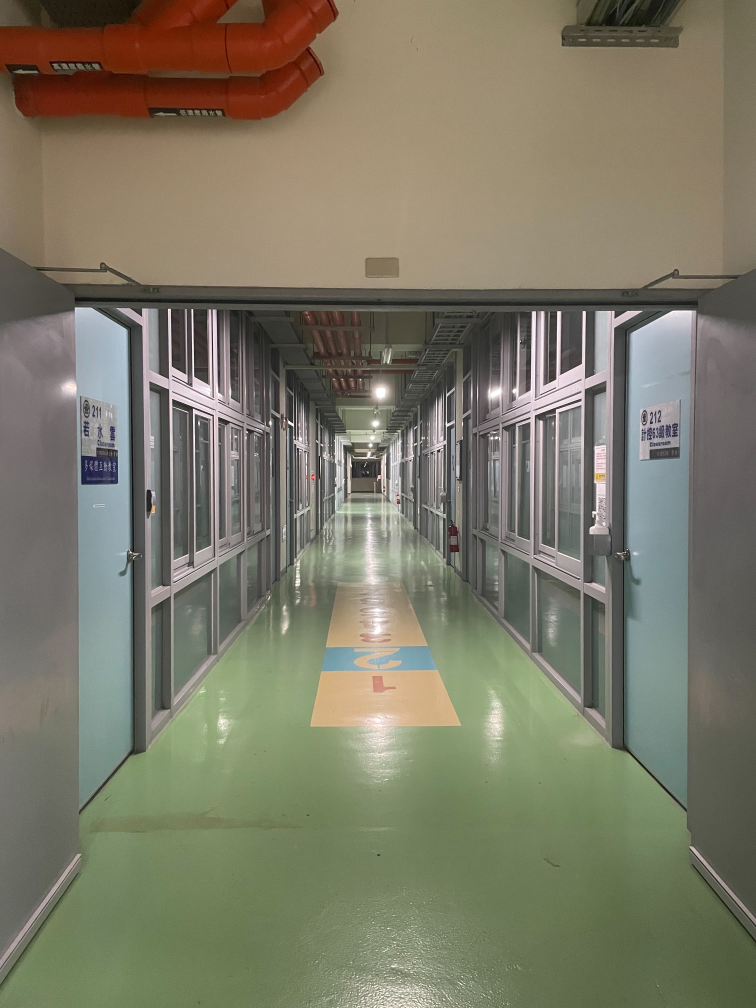
#> input picture Computer_vision_hw/Vanish point/image.jpg, 3024 x 4032 px, found by its file name (shown at 1/4 size)
$ python Vanish_point.py
#> lines starting #> are read from the running program, lines starting #| are printed output that depends on the picture
import cv2
import numpy as np
import random
import math
import os

def weighted_median(data, weights):
    sorted_pairs = sorted(zip(data, weights), key=lambda x: x[0])
    total_weight = sum(weights)
    cumulative_weight = 0
    for value, weight in sorted_pairs:
        cumulative_weight += weight
        if cumulative_weight >= total_weight / 2:
            return value
    return sorted_pairs[-1][0]

def point_to_line_distance(x0, y0, x1, y1, x2, y2):
    # 點(x0,y0) 到線段(x1,y1)-(x2,y2)的距離
    numerator = abs((y2 - y1) * x0 - (x2 - x1) * y0 + x2 * y1 - y2 * x1)
    denominator = math.hypot(y2 - y1, x2 - x1)
    return numerator / denominator if denominator != 0 else float('inf')

def ransac_intersection(lines, threshold=5.0, iterations=200):
    best_inliers = []
    best_point = None

    for _ in range(iterations):
        l1, l2 = random.sample(lines, 2)
        x1, y1, x2, y2 = l1
        x3, y3, x4, y4 = l2

        denom = (x1 - x2)*(y3 - y4) - (y1 - y2)*(x3 - x4)
        if abs(denom) < 1e-6:
            continue

        px = ((x1*y2 - y1*x2)*(x3 - x4) - (x1 - x2)*(x3*y4 - y3*x4)) / denom
        py = ((x1*y2 - y1*x2)*(y3 - y4) - (y1 - y2)*(x3*y4 - y3*x4)) / denom

        inliers = []
        for lx1, ly1, lx2, ly2 in lines:
            dist = point_to_line_distance(px, py, lx1, ly1, lx2, ly2)
            if dist < threshold:
                inliers.append((px, py))

        if len(inliers) > len(best_inliers):
            best_inliers = inliers
            best_point = (px, py)

    return best_point

def find_vanishing_point(image_path, min_line_length=100, angle_threshold=np.pi/6):
#> called with min_line_length = 200, angle_threshold = 0.157
    img = cv2.imread(image_path)
#> img is the input picture: shape (4032, 3024, 3); mean B, G, R 102.5, 121, 123.6
    if img is None:
        print("❌ 無法讀取圖片")
        return

    height, width = img.shape[:2]
#> height = 4032; width = 3024

    gray = cv2.cvtColor(img, cv2.COLOR_BGR2GRAY)
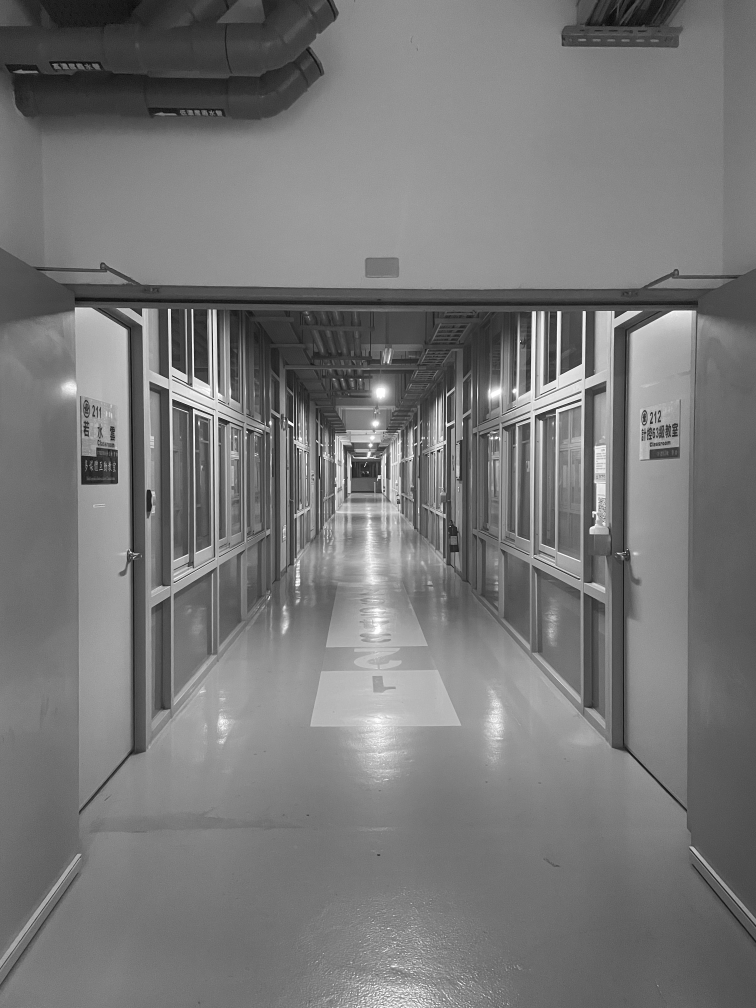
#> gray: shape (4032, 3024) (shown at 1/4 size); min 0, max 255, mean 119.6
    edges = cv2.Canny(gray, 50, 150, apertureSize=3)
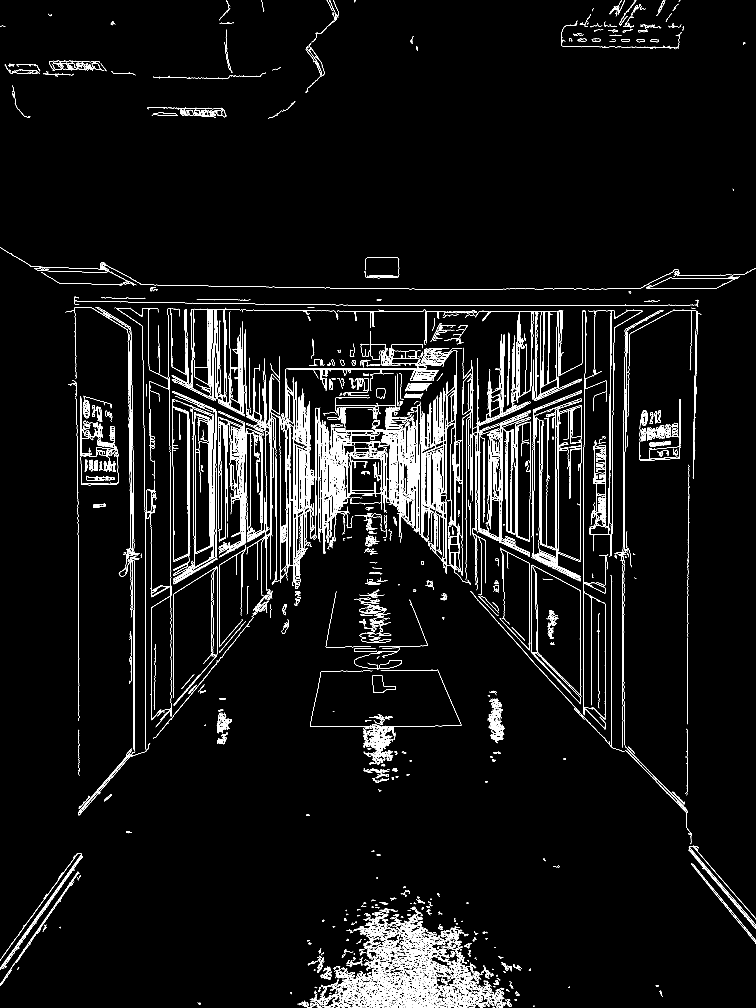
#> edges: shape (4032, 3024) (shown at 1/4 size); 2.8% white in thin lines or dots

    lines = cv2.HoughLinesP(edges, 1, np.pi / 180, threshold=100,
                            minLineLength=min_line_length, maxLineGap=30)
#> lines = 980 rows, first 6: [2126, 2585, 2334, 2793], [1100, 2325, 1406, 1904], [1966, 2460, 2236, 2760], [1059, 1466, 1459, 1895], [2491, 3004, 2491, 2191], [582, 2445, 1296, 1999]

    if lines is None:
        print("❌ 未檢測到線段")
        return

    filtered_lines = []
    for line in lines:
        x1, y1, x2, y2 = line[0]
        dx, dy = x2 - x1, y2 - y1
        if dx == 0 and dy == 0:
            continue

        theta = math.atan2(dy, dx)
        filtered_lines.append((x1, y1, x2, y2, theta))
#> this loop made 980 passes
#> (x1, y1, x2, y2, dx, dy, theta) on passes 1 to 3: (2126, 2585, 2334, 2793, 208, 208, 0.785), (1100, 2325, 1406, 1904, 306, -421, -0.942), (1966, 2460, 2236, 2760, 270, 300, 0.838)
#> after the loop, filtered_lines = 980 items, first 6: (2126, 2585, 2334, 2793, 0.785), (1100, 2325, 1406, 1904, -0.942), (1966, 2460, 2236, 2760, 0.838), (1059, 1466, 1459, 1895, 0.82), (2491, 3004, 2491, 2191, -1.57), (582, 2445, 1296, 1999, -0.558)

    # 過濾角度類似的線條（可選）
    angle_groups = []
    angle_eps = angle_threshold
    for line in filtered_lines:
        grouped = False
        for group in angle_groups:
            if abs(line[4] - group[0][4]) < angle_eps:
                group.append(line)
                grouped = True
                break
        if not grouped:
            angle_groups.append([line])
#> this loop made 980 passes
#> after the loop, angle_groups = 14 items; group = 128 items, first 6: (592, 1139, 1411, 1153, 0.0171), (1265, 1477, 1702, 1477, 0), (832, 1474, 1085, 1474, 0), (1655, 1222, 2393, 1222, 0), (2270, 1221, 2597, 1221, 0), (1385, 1721, 1939, 1721, 0)

    # 從每組挑一條線出來做 RANSAC
    representative_lines = [group[0][:4] for group in angle_groups if len(group) > 0]
#> representative_lines = 14 items, first 6: (2126, 2585, 2334, 2793), (1100, 2325, 1406, 1904), (2491, 3004, 2491, 2191), (582, 2445, 1296, 1999), (592, 1139, 1411, 1153), (1508, 1921, 2038, 2179)

    if len(representative_lines) < 2:
        print("❌ 有效線段不足以計算交點")
        return

    vp = ransac_intersection(representative_lines)
#> the loop in ransac_intersection, `for _ in range(iterations):` made 200 passes
#> (x1, y1, x2, y2, x3, y3, x4, y4) on pass 1: (1559, 3949, 1869, 3900, 827, 1198, 833, 1585)
#> (x1, y1, x2, y2, x3, y3, x4, y4) on passes 2 to 7: (1752, 3711, 1951, 4007, 827, 1198, 833, 1585), (2126, 2585, 2334, 2793, 592, 1139, 1411, 1153), (1968, 1723, 2338, 1589, 1646, 3612, 1720, 4030), (827, 1198, 833, 1585, 1752, 3711, 1951, 4007), (1559, 3949, 1869, 3900, 592, 1139, 1411, 1153), (1646, 3612, 1720, 4030, 1508, 1921, 2038, 2179)

    if vp is None:
        print("❌ 無法估計消失點")
        return

    x_vp, y_vp = vp

    # 計算每個交點的距離作為權重（距中心越近權重越高）
    intersections = []
    for i in range(len(representative_lines)):
        for j in range(i + 1, len(representative_lines)):
            x1, y1, x2, y2 = representative_lines[i]
            x3, y3, x4, y4 = representative_lines[j]

            denom = (x1 - x2)*(y3 - y4) - (y1 - y2)*(x3 - x4)
            if abs(denom) < 1e-6:
                continue

            px = ((x1*y2 - y1*x2)*(x3 - x4) - (x1 - x2)*(x3*y4 - y3*x4)) / denom
            py = ((x1*y2 - y1*x2)*(y3 - y4) - (y1 - y2)*(x3*y4 - y3*x4)) / denom
            intersections.append((px, py))
#> this loop made 14 passes

    if intersections:
        xs = [p[0] for p in intersections]
        ys = [p[1] for p in intersections]
        weights = [1] * len(intersections)  # 每個交點權重都一樣

        x_final = int(weighted_median(xs, weights))
#> the loop in weighted_median, `for value, weight in sorted_pairs:` made 46 passes
#> value on passes 1 to 12: -8621.8, -2972.4, -1325.3, -293.2, -123.6, 16.23, 81.85, 375.3, 681.5, 719.5, 789.4, 806.6
        y_final = int(weighted_median(ys, weights))
#> the loop in weighted_median, `for value, weight in sorted_pairs:` made 46 passes
#> value on passes 1 to 12: -1226.6, -866.3, -311.3, -204.1, -85.29, 348.6, 411.2, 642.7, 1126.8, 1129.2, 1140.5, 1143

        # 畫出代表線段
        for line in representative_lines:
            x1, y1, x2, y2 = line
            dist1 = np.hypot(x1 - x_final, y1 - y_final)
            dist2 = np.hypot(x2 - x_final, y2 - y_final)

            if dist1 < 100 or dist2 < 100:  # 100 是你可以調整的距離閾值
                # 取距離較遠的端點畫到消失點
                if dist1 > dist2:
                    cv2.line(img, (x1, y1), (x_final, y_final), (0, 255, 0), 5)
                else:
                    cv2.line(img, (x2, y2), (x_final, y_final), (0, 255, 0), 5)
            else:
                cv2.line(img, (x1, y1), (x2, y2), (0, 255, 0), 5)
#> this loop made 14 passes
#> line on passes 1 to 12: (2126, 2585, 2334, 2793), (1100, 2325, 1406, 1904), (2491, 3004, 2491, 2191), (582, 2445, 1296, 1999), (592, 1139, 1411, 1153), (1508, 1921, 2038, 2179), (827, 1198, 833, 1585), (1646, 3612, 1720, 4030), (1968, 1723, 2338, 1589), (1336, 1651, 1423, 1868), (2044, 1849, 2099, 1611), (1575, 1675, 1711, 1396)

        # 畫消失點
        cv2.circle(img, (x_final, y_final), 30, (0, 0, 255), -1)
        print(f"✅ 消失點座標: ({x_final}, {y_final})")
#| ✅ 消失點座標: (1446, 1910)


        # 顯示與儲存結果
        # 等比例縮放顯示圖片，避免變形
        max_width = 1280
        max_height = 720
        h, w = img.shape[:2]
        scale = min(max_width / w, max_height / h)
        new_size = (int(w * scale), int(h * scale))
        resized = cv2.resize(img, new_size)
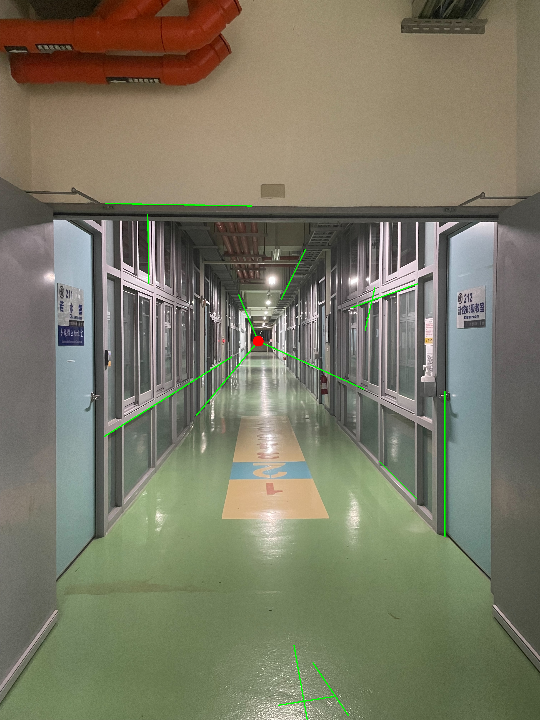
#> resized: shape (720, 540, 3); mean B, G, R 102, 121.4, 123

        try:
            cv2.imshow("Vanishing Point", resized)
            cv2.waitKey(0)
            cv2.destroyAllWindows()
        except:
            print("📷 無法顯示圖像（非GUI環境）")

        output_path = os.path.join(os.path.dirname(image_path), 'result.jpg')
        cv2.imwrite(output_path, img)
        print(f"📁 圖像已儲存為: {output_path}")
    else:
        print("❌ 未找到交點")

if __name__ == "__main__":
    image_path = 'Computer_vision_hw/Vanish point/image.jpg'
    find_vanishing_point(image_path, min_line_length=200, angle_threshold=np.pi/20)
